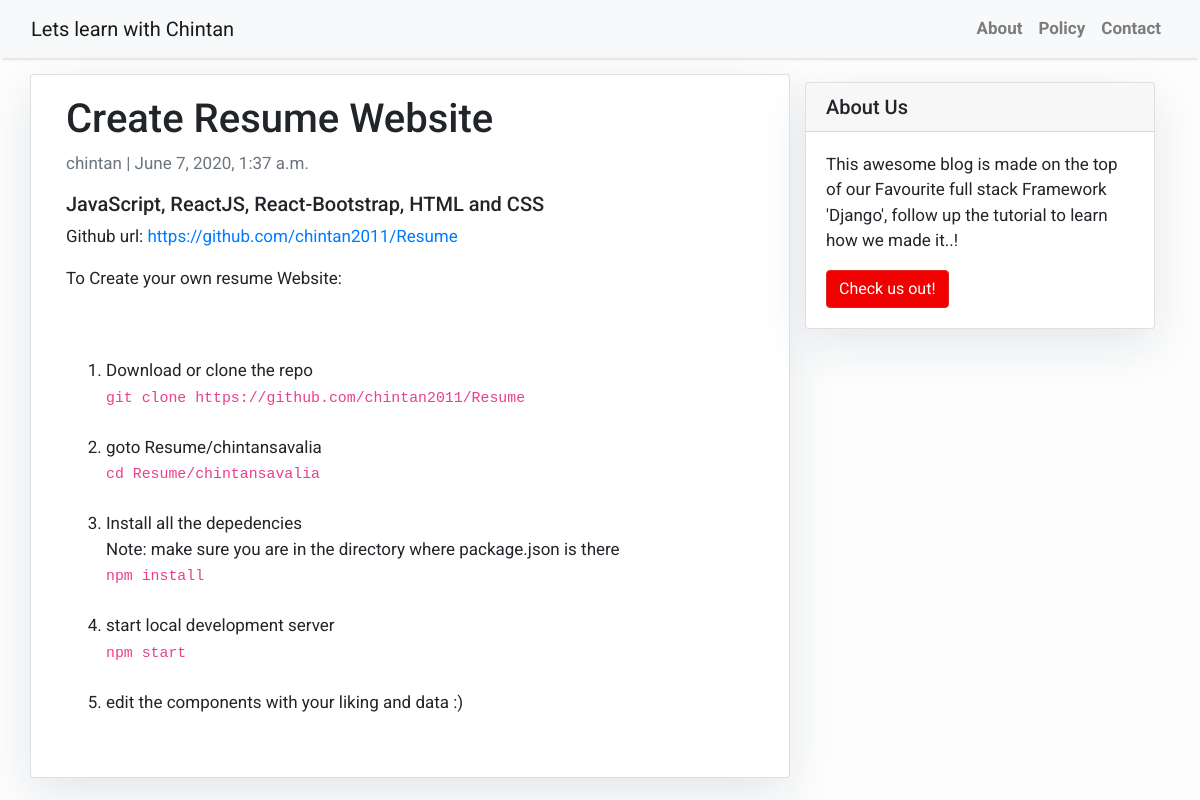
The app's page /resume_website/ with its own data.
### blog/models.py (models this page shows, shortened)
class Post(models.Model):
    title = models.CharField(max_length=200, unique=True)
    slug = models.SlugField(max_length=200, unique=True)
    author = models.ForeignKey(User, on_delete=models.CASCADE, related_name='blog_posts')
    tech_stack = models.CharField(max_length=200, default='')
    github_url = models.URLField(max_length=200, default='n/a')
    updated_on = models.DateTimeField(auto_now=True)
    content = models.TextField()
    created_on = models.DateTimeField(auto_now_add=True)
    status = models.IntegerField(choices=STATUS, default=0)
    class Meta:
        ordering = ['-created_on']  #sort results based on when they were created

### blog/views.py (the view)
# urls.py: path('<slug:slug>/', views.PostDetail.as_view(), name='post_detail'),
class PostDetail(generic.DetailView):
    model = Post
    template_name = 'post_detail.html'

### templates/post_detail.html
{% extends 'base.html' %} {% block content %}
{% load markdown_deux_tags %}
<div class="container">
  <div class="row">
    <div class="col-md-8 card mb-4  mt-3 left  top">
      <div class="card-body">
        <h1>{% block title %} {{ object.title }} {% endblock title %}</h1>
        <p class=" text-muted">{{ post.author }} | {{ post.created_on }}</p>
        <h5>{{post.tech_stack}}</h5>
        Github url: <a href="{{ post.github_url }}">{{post.github_url}}</a>
        <p class="card-text">{{ object.content  |markdown | linebreaks }}</p>
      </div>
    </div>
    {% block sidebar %} {% include 'sidebar.html' %} {% endblock sidebar %}
  </div>
</div>
{% endblock content %}

### templates/base.html (style rules this page uses)
body { font-family: "Roboto", sans-serif; font-size: 17px; background-color: #fdfdfd; }

### templates/sidebar.html (style rules this page uses)
.card { box-shadow: 0 16px 48px #E3E7EB; }

### records on screen
Post: title "Create Resume Website", author "chintan", created_on "June 7, 2020, 1:37 a.m.", tech_stack "JavaScript, ReactJS, React-Bootstrap, HTML and CSS", github_url "https://github.com/chintan2011/Resume", content "To Create your own resume Website: Download or clone the repo git clone https://github.com/chintan2011/Resume goto Resume/chintansavalia cd Resume/chintansavalia Install all the depedencies Note: make sure you are in the directory where package.json is there npm install start local development server npm start edit the components with your liking and data :)"
